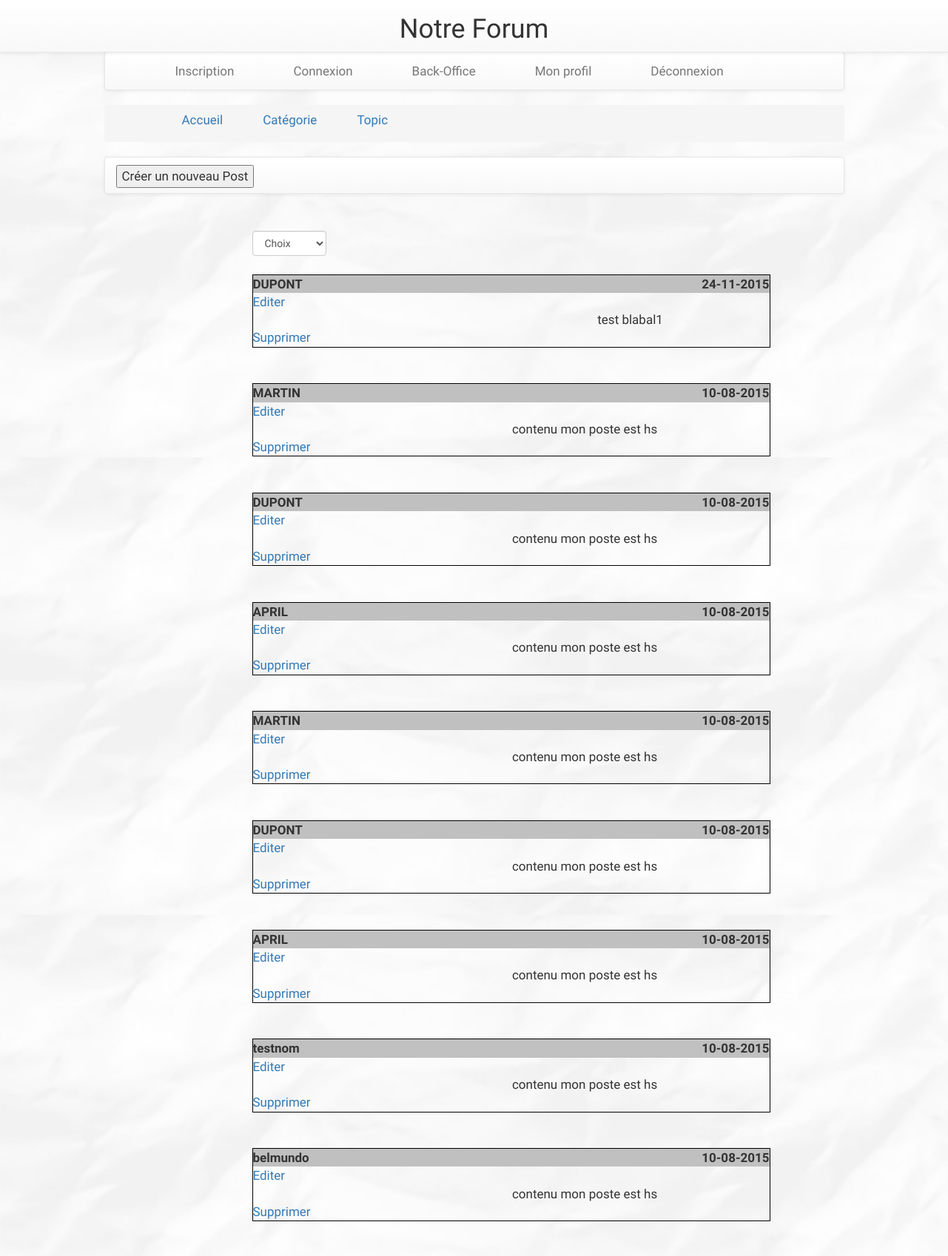
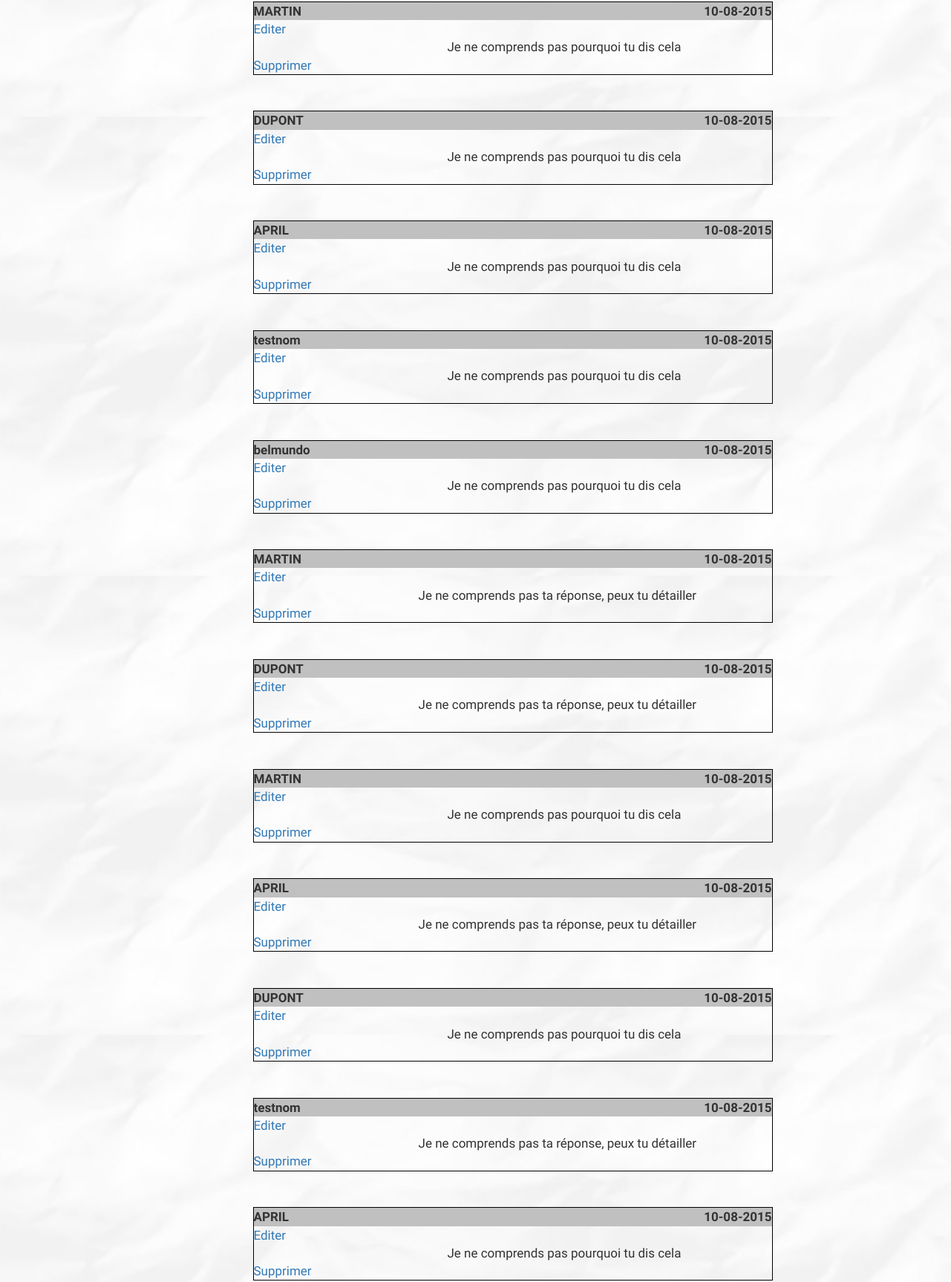
The page /post.php?idtopic=7 (upper part) on the database its author committed (2 pictures, top to bottom).
### tables this page shows
CREATE TABLE `post` (
  `id_post` int(11) NOT NULL,
  `contenu` text NOT NULL,
  `date_post` timestamp NOT NULL DEFAULT CURRENT_TIMESTAMP ON UPDATE CURRENT_TIMESTAMP,
  `id_user` int(11) NOT NULL,
  `id_topic` int(11) NOT NULL
);

CREATE TABLE `user` (
  `id_user` int(11) NOT NULL,
  `nom` varchar(45) NOT NULL,
  `prenom` varchar(45) NOT NULL,
  `pseudo` varchar(45) NOT NULL,
  `mdphash` varchar(64) NOT NULL,
  `nais` date NOT NULL,
  `tel` varchar(10) NOT NULL,
  `email` varchar(45) NOT NULL,
  `profil` tinyint(4) NOT NULL
);

### controller/post.inc (called while the page is built, shortened)
<?php
$limite     = ( isset($_GET['limite']) && !empty($_GET['limite'])) ? $_GET['limite'] : ('');
$page       = ( isset($_GET['page']) && !empty($_GET['page'])) ? $_GET['page'] : ('');
$id_topic       = ( isset($_GET['idtopic']) && !empty($_GET['idtopic'])) ? $_GET['idtopic'] : ('');
$postRepo = PostAffDeleteRepo::getInstance();
$tableauRes     = $postRepo->getAllPostByCategorieByDate($id_topic,'',$limite,$page);
$retourValeur   = $postRepo->affichePost($tableauRes['rSql'],$id_topic,$limite,$page);
?>

### post.php (called while the page is built, shortened)
<?php
   require_once 'orm/PostAffDeleteRepo.class.inc';
   require_once 'controller/post.inc';
   require_once 'view/post.inc';
?>

### orm/AbstractRepo.class.inc (called while the page is built)
<?php
abstract class AbstractRepo {
	private $db;
	protected function __construct() {
		$db_host = 'localhost';
		$db_user = 'root';
		$db_pwd = '';
		$db_name = 'forum2';
		$this->db = new PDO("mysql:host=$db_host;dbname=$db_name;charset=utf8", $db_user, $db_pwd,
			array(PDO::ATTR_ERRMODE => PDO::ERRMODE_EXCEPTION));
	}
	public function getDb() {
		return $this->db;
	}
}
?>

### orm/PostAffDeleteRepo.class.inc (the view, shortened to what this page needs)
<?php
    require_once 'orm/AbstractRepo.class.inc';
    class PostAffDeleteRepo extends AbstractRepo
    {
        private static $instance;
        public static function getInstance()
        {
            if(isset(self::$instance))
            {
               return self::$instance;
            }else
            {
                self::$instance = new PostAffDeleteRepo();
                return self::$instance;
            }
        }
        public function getAllPostByCategorieByDate($id_categorie,$id_ssCategorie='',$nbLimite,$numPage)
        {
            $returnVal      = array();
            if ($id_ssCategorie != '' )
            {
                $sql = "SELECT * FROM post WHERE id_topic = " . $id_categorie . " AND id_ssCategorie = " . $id_ssCategorie . " ORDER BY date_post DESC";
            }else{
                $sql = "SELECT * FROM post WHERE id_topic = " . $id_categorie . " ORDER BY date_post DESC ";
            }
            $res = $this->getDb()->prepare($sql);
            $res->execute();
            if ($id_ssCategorie != '' )
            {
                $sql = "SELECT * FROM post WHERE id_topic = " . $id_categorie . " AND id_ssCategorie = " . $id_ssCategorie . " ORDER BY date_post DESC" . $numPage;
            }else{
                $sql = "SELECT * FROM post WHERE id_topic = " . $id_categorie . " ORDER BY date_post DESC " . $numPage;
            }
            $res = $this->getDb()->prepare($sql);
            $res->execute();
            $resultat = $res->fetchALL();
            if($resultat != '')
            {
                $pagination = "";
                $returnVal['rSql'] = $resultat;
                $returnVal['pagination'] = $pagination;
                return $returnVal;
            }else{
                return false;
            }
        }
       public function affichePost($tableau,$tmpIdTopic,$tmpLimite,$tmpPage)
       {
           $result  = "";
           if ($tableau != '')
           {
                foreach($tableau as $key => $value )
                {
                 $sql = "SELECT nom FROM user WHERE id_user = " .  $value['id_user'];
                 $res = $this->getDb()->prepare($sql);
                 $res->execute();
                 $tmpAuteur = $res->fetch();
                 $result .= "<br/><table id='tabPost'><tr>";
                 $result .= "<thead id='theadPost'><th>" . $tmpAuteur[0] . "</th>";
                 $result .= "<th class='rightPost'>" . strftime('%d-%m-%Y',strtotime($value['date_post'])) . "</th></thead>";
                 $result .= "</tr>";
                 $result .= '<tbody><td><div><a href=post.php?limite='.$tmpLimite.'&page='.$tmpPage.'&idtopic='.$tmpIdTopic.'&action=1&id=' . $value['id_post'] . '>Editer</a></div><br/><div><a href=post.php?limite='.$tmpLimite.'&page='.$tmpPage.'&idtopic='.$tmpIdTopic.'&action=2&id=' . $value['id_post'] . '>Supprimer</a></div></td>';
                 $result .= "<td class='centerPost'>" . $value['contenu'] . "</td></tbody>";
                 $result .= "</tr></table> <br/>";
                }
                if ($result != '')
                {
                    return $result;
                }
           }
       }
    }
?>

### css/style.css (style rules this page uses)
body { padding-top: 70px; width: 1000px; height: auto; text-align: justify; margin : auto; padding-bottom: 70px; font-family: "Aubrey"; font-size: 17px; background-image: url("images/background.jpg"); background-size: 100%; }
#tabPost { border: 1px solid black; width: 700px; margin-left: 20%; }
#theadPost { background-color: silver; }
.rightPost { text-align: right; }
.centerPost { text-align: center; }

### rows shown on the page
post: id_user.nom "DUPONT", date_post "24-11-2015", contenu "test blabal1"
post: id_user.nom "MARTIN", date_post "10-08-2015", contenu "contenu mon poste est hs"
post: id_user.nom "DUPONT", date_post "10-08-2015", contenu "contenu mon poste est hs"
post: id_user.nom "APRIL", date_post "10-08-2015", contenu "contenu mon poste est hs"
post: id_user.nom "MARTIN", date_post "10-08-2015", contenu "contenu mon poste est hs"
post: id_user.nom "DUPONT", date_post "10-08-2015", contenu "contenu mon poste est hs"
post: id_user.nom "APRIL", date_post "10-08-2015", contenu "contenu mon poste est hs"
post: id_user.nom "testnom", date_post "10-08-2015", contenu "contenu mon poste est hs"
post: id_user.nom "belmundo", date_post "10-08-2015", contenu "contenu mon poste est hs"
post: id_user.nom "MARTIN", date_post "10-08-2015", contenu "Je ne comprends pas pourquoi tu dis cela"
post: id_user.nom "DUPONT", date_post "10-08-2015", contenu "Je ne comprends pas pourquoi tu dis cela"
post: id_user.nom "APRIL", date_post "10-08-2015", contenu "Je ne comprends pas pourquoi tu dis cela"
post: id_user.nom "testnom", date_post "10-08-2015", contenu "Je ne comprends pas pourquoi tu dis cela"
post: id_user.nom "belmundo", date_post "10-08-2015", contenu "Je ne comprends pas pourquoi tu dis cela"
post: id_user.nom "MARTIN", date_post "10-08-2015", contenu "Je ne comprends pas ta réponse, peux tu détailler"
post: id_user.nom "DUPONT", date_post "10-08-2015", contenu "Je ne comprends pas ta réponse, peux tu détailler"
post: id_user.nom "MARTIN", date_post "10-08-2015", contenu "Je ne comprends pas pourquoi tu dis cela"
post: id_user.nom "APRIL", date_post "10-08-2015", contenu "Je ne comprends pas ta réponse, peux tu détailler"
post: id_user.nom "DUPONT", date_post "10-08-2015", contenu "Je ne comprends pas pourquoi tu dis cela"
post: id_user.nom "testnom", date_post "10-08-2015", contenu "Je ne comprends pas ta réponse, peux tu détailler"
post: id_user.nom "APRIL", date_post "10-08-2015", contenu "Je ne comprends pas pourquoi tu dis cela"
